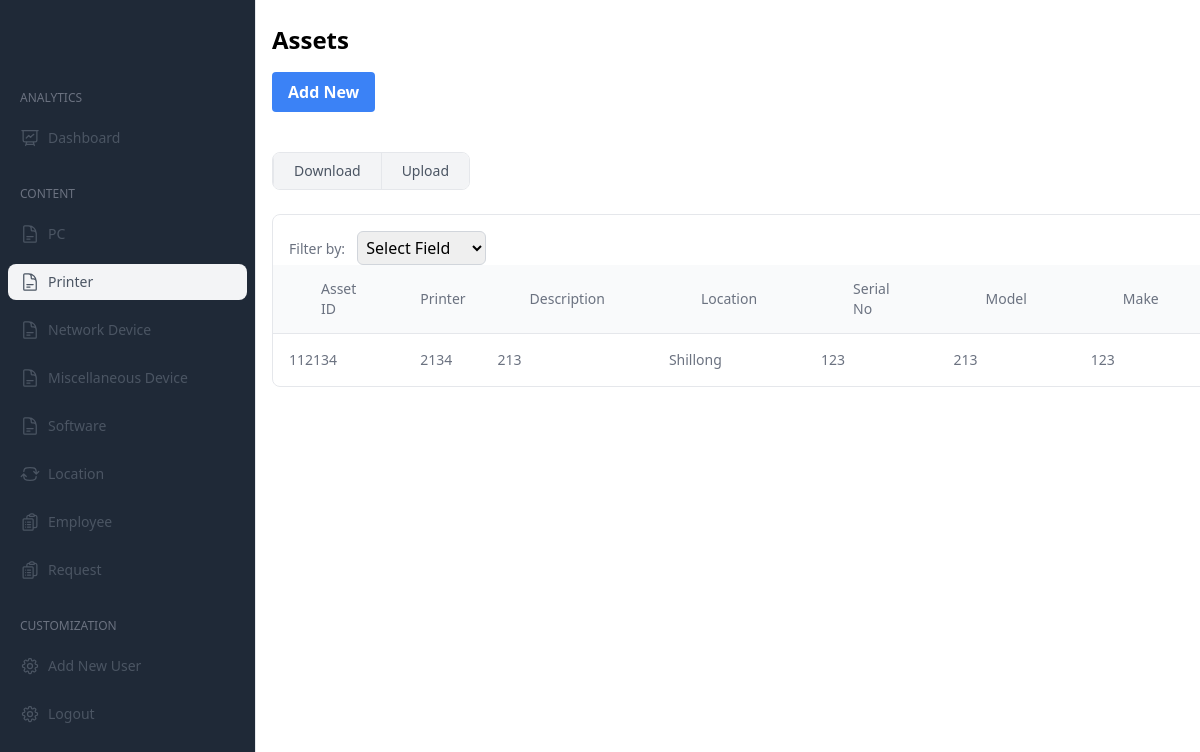
Before: /printer/ (signed in) with the older database file.
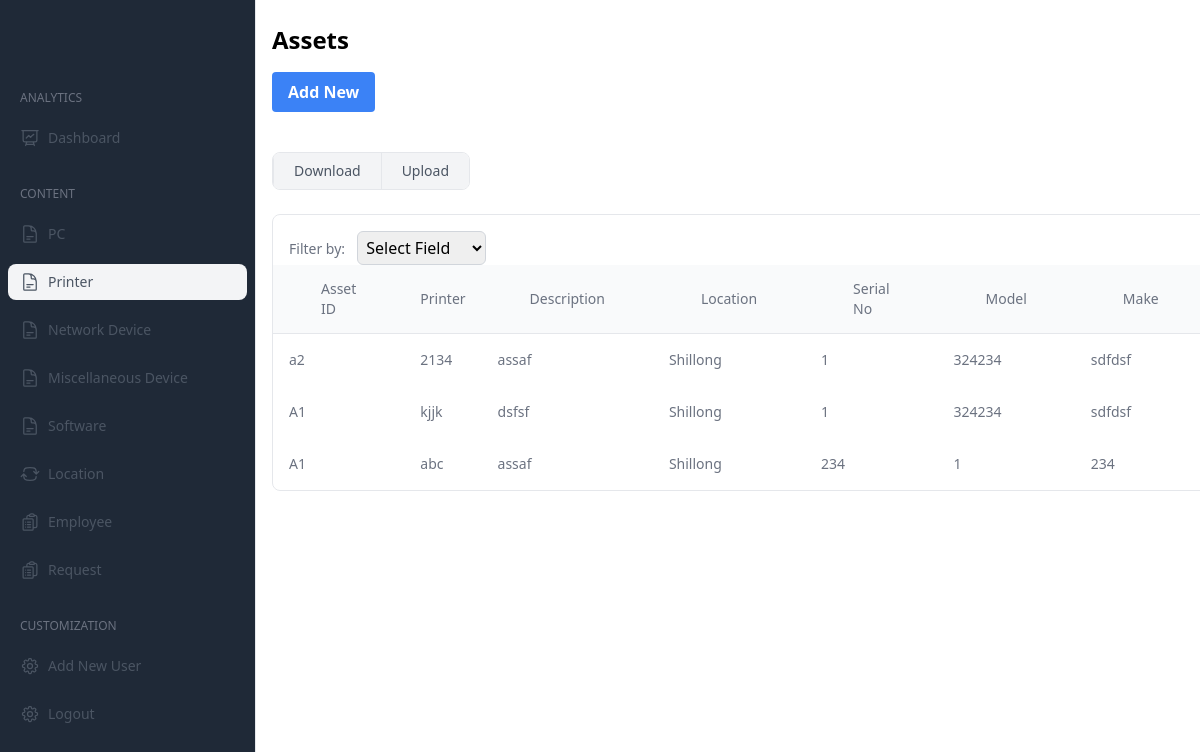
After: the same page with the newer database file.
### printer/models.py (models this page shows, shortened)
class Printer(models.Model):
    asset_id=models.CharField(max_length=6,null=True)
    printer_name=models.CharField(max_length=20,null=True)
    desc=models.CharField(max_length=50)
    location=models.ForeignKey(Location,on_delete=models.PROTECT,null=True)
    serial_no=models.CharField(max_length=20)
    model=models.CharField(max_length=20)
    make=models.CharField(max_length=20)
    type=models.CharField(max_length=20,null=True)
    price=models.CharField(max_length=15)
    buy_date=models.DateField(default=datetime.date.today)
    warranty=models.IntegerField()
    expiry = models.DateField(null=True, blank=True)
    status=models.CharField(max_length=50,null=True)
    employee=models.ForeignKey(Employees,on_delete=models.PROTECT,null=True)

### location/models.py (models this page shows)
class Location(models.Model):
    location_name = models.CharField(max_length=50)
    def __str__(self):
        return self.location_name

### printer/views.py (the view, shortened to what this page needs)
# urls.py: path('printer/',printerviews.PrinterPage,name="printer_page"),
@login_required
def PrinterPage(req):
    if req.method=='GET':
        pdata=PC.objects.all()
        edata=Employees.objects.all()
        ldata=Location.objects.all()
        sdata=Software.objects.all()
        prdata=Printer.objects.all()
        flag=3
        loc=""
        if req.user.is_authenticated:
            user = req.user
            if hasattr(user, 'myuser'):
                role = user.myuser.role
                if role=='superadmin':
                    flag=0
                elif role=='admin':
                    flag=1
                elif role=='itmanager':
                    flag=2
                    loc=user.myuser.location
                elif role=='employee':
                    flag=3
        data={
            'loc':loc,
            'flag':flag,
            'prdata':prdata,
            'pdata':pdata,
            'ldata':ldata,
            'sdata':sdata,
            'edata':edata
        }
        return render(req,"printer.html",data)

### Employee/models.py (called while the page is built)
    def __str__(self):
        return self.employee_name

### templates/printer.html (shortened to what the changed rows need)
<!DOCTYPE html>
<html lang="en">
<head>
  <link href="https://cdn.jsdelivr.net/npm/tailwindcss@2.2.17/dist/tailwind.min.css" rel="stylesheet">
</head>
<body>
  <div  class="flex h-screen bg-gray-200">
    <div class="flex-1 flex flex-col overflow-hidden">
      <main class="flex-1 overflow-x-auto bg-white">
        <div class="container mx-auto py-6 px-4">
          <h1 class="text-2xl font-semibold mb-4">Assets</h1>
          <div id="tableBody" class="flex flex-col mt-6">
            <div class="-mx-4 -my-2 overflow-x-auto sm:-mx-6 lg:-mx-8">
                <div class="inline-block min-w-full py-2 align-middle md:px-6 lg:px-8">
                    <div class="overflow-hidden border border-gray-200 dark:border-gray-700 md:rounded-lg">
                        <table class="min-w-full divide-y divide-gray-200 dark:divide-gray-700">
                            <thead class="bg-gray-50 dark:bg-gray-800">
                                <tr>
                                  <th scope="col" class="px-12 py-3.5 text-sm font-normal text-left rtl:text-right text-gray-500 dark:text-gray-400">
                                    Asset ID
                                </th>
                                    <th scope="col" class="py-3.5 px-4 text-sm font-normal text-left rtl:text-right text-gray-500 dark:text-gray-400">
                                            Printer
                                    </th>
                                    <th scope="col" class="px-12 py-3.5 text-sm font-normal text-left rtl:text-right text-gray-500 dark:text-gray-400">
                                      Description
                                  </th>
                                    <th scope="col" class="px-12 py-3.5 text-sm font-normal text-left rtl:text-right text-gray-500 dark:text-gray-400">
                                      Location
                                  </th>
                                  <th scope="col" class="px-12 py-3.5 text-sm font-normal text-left rtl:text-right text-gray-500 dark:text-gray-400">
                                    Serial No
                                </th>
                                <th scope="col" class="px-12 py-3.5 text-sm font-normal text-left rtl:text-right text-gray-500 dark:text-gray-400">
                                  Model
                              </th>
                          <th scope="col" class="px-12 py-3.5 text-sm font-normal text-left rtl:text-right text-gray-500 dark:text-gray-400">
                            Make
                        </th>
                                </tr>
                            </thead>
                            <tbody>
                              {%for n in prdata%}
                                <tr>
                                  <td class="px-4 py-4 text-sm font-medium whitespace-nowrap text-gray-500 dark:text-gray-400">
                                    {{n.asset_id}}
                                  </td>
                                  <td class="px-4 py-4 text-sm font-medium whitespace-nowrap text-gray-500 dark:text-gray-400">
                                    {{n.printer_name}}
                                  </td>
                                  <td class="px-4 py-4 text-sm font-medium whitespace-nowrap text-gray-500 dark:text-gray-400">
                                    {{n.desc}}
                                  </td>
                                  <td class="px-4 py-4 text-sm font-medium whitespace-nowrap text-gray-500 dark:text-gray-400">
                                    {{n.location}}
                                  </td>
                                  <td class="px-4 py-4 text-sm font-medium whitespace-nowrap text-gray-500 dark:text-gray-400">
                                    {{n.serial_no}}
                                  </td>
                                  <td class="px-4 py-4 text-sm font-medium whitespace-nowrap text-gray-500 dark:text-gray-400">
                                    {{n.model}}
                                  </td>
                                  <td class="px-4 py-4 text-sm font-medium whitespace-nowrap text-gray-500 dark:text-gray-400">
                                    {{n.make}}
                                  </td>
                                </tr>
                                {%endfor%}
                            </tbody>
                        </table>
                    </div>
                </div>
            </div>
        </div>
        </div>
      </html>
</body>
</html>

Changed rows visible on the page:
changed Printer (number 1 of 3 on the later page): asset_id "112134" → "a2"; desc "213" → "assaf"; serial_no "123" → "1"; model "213" → "324234"; make "123" → "sdfdsf"
added Printer: asset_id "A1", printer_name "kjjk", desc "dsfsf", location "Shillong", serial_no "1", model "324234", make "sdfdsf"
added Printer: asset_id "A1", printer_name "abc", desc "assaf", location "Shillong", serial_no "234", model "1", make "234"
